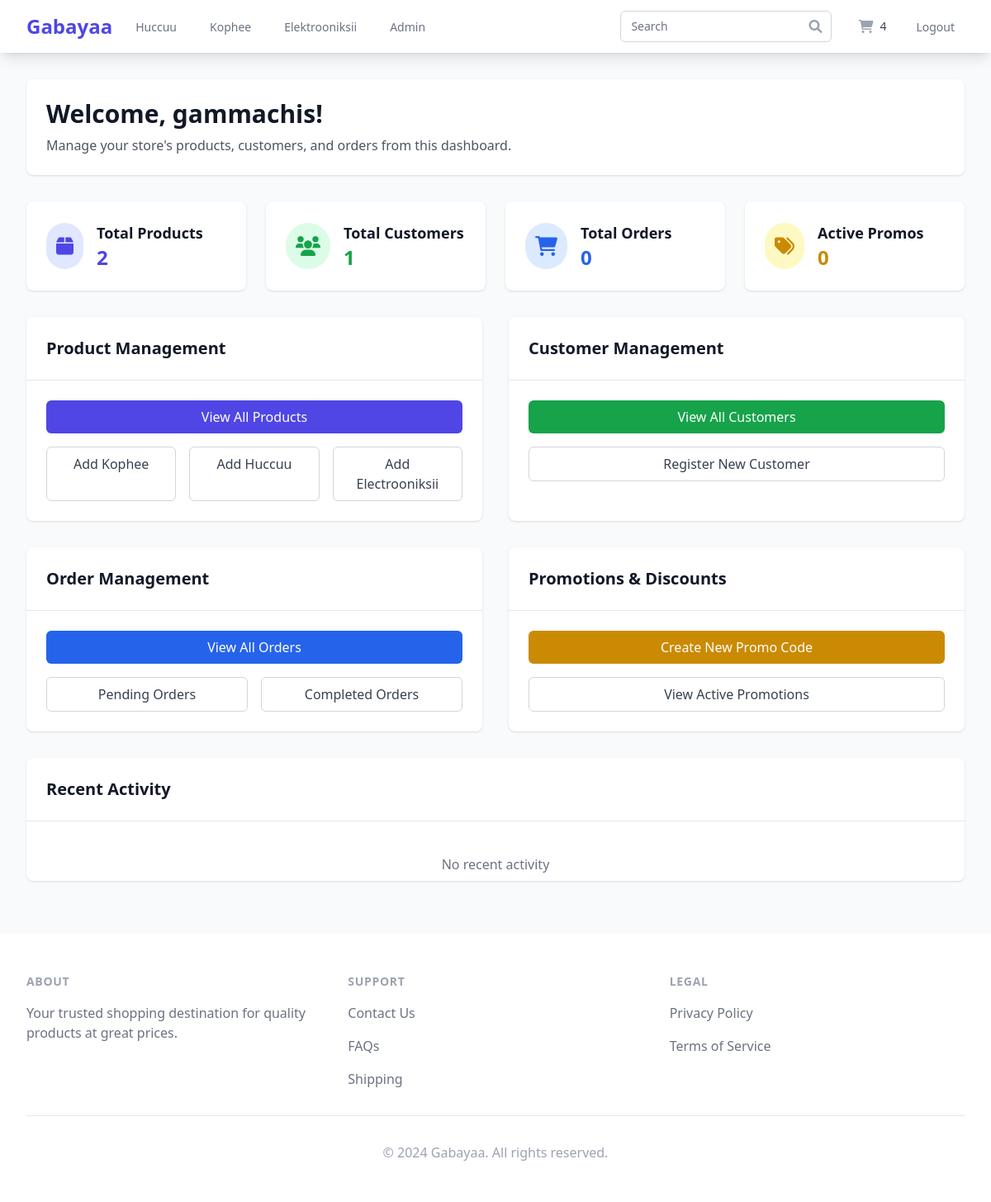
Page /manager (signed in) on the earlier database version.
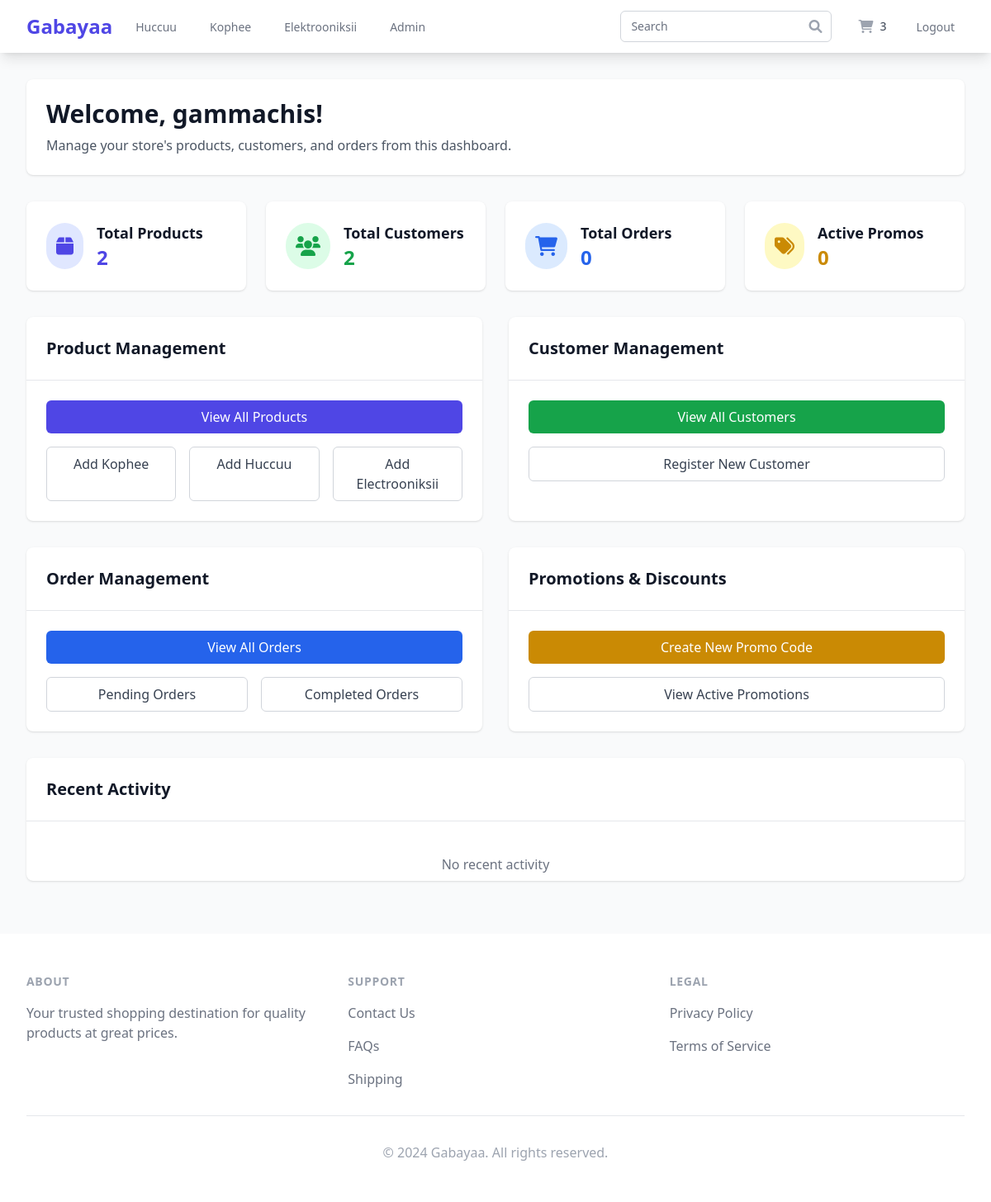
Same page on the later database version.
### dukkaana/models.py (models this page shows, shortened)
class Cart(models.Model):
    id = models.UUIDField(primary_key=True, default=uuid.uuid4, editable=False)
    user = models.ForeignKey(
        Customer,
        on_delete=models.CASCADE,
        related_name='carts',
        verbose_name=_('user'),
        blank=True,
        null=True,
    )
    session_key = models.CharField(
        max_length=40, null=True, blank=True, db_index=True)
    created_at = models.DateTimeField(_('created at'), auto_now_add=True)
    updated_at = models.DateTimeField(_('updated at'), auto_now=True)
    total_items = models.PositiveIntegerField(_('total items'), default=0)
    transaction_fee = models.DecimalField(
        _('transaction fee'),
        max_digits=10,
        decimal_places=2,
        default=0.00
    )
    total_price = models.DecimalField(
        _('total price'),
        max_digits=10,
        decimal_places=2,
        default=0.00
    )
    promo_code = models.ForeignKey(
        'PromoCode',
        on_delete=models.SET_NULL,
        null=True,
        blank=True,
        related_name='carts',
        verbose_name=_('promo code')
    )
    class Meta:
        verbose_name = _('cart')
        verbose_name_plural = _('carts')
        ordering = ['-created_at']

### dukkaana/views/authenticate_views.py (the view)
# urls.py: path('manager', authenticate_views.manager, name='manager'),
@superuser_required
def manager(request):
    try:
        context = {
            'total_products': Product.objects.count(),
            'total_customers': Customer.objects.count(),
            'total_orders': Order.objects.count(),
            'active_promos': PromoCode.objects.filter(is_active=True).count(),
            'recent_activities': []  # Optional
        }
        return render(request, 'auth/manager.html', context)
    except Exception as e:
        return render(request, 'error.html', {
            'error_message': _('An error occurred while loading the manager dashboard.')
        })

### dukkaana/context_processors.py (called while the page is built, shortened)
def cart_context(request):
    cart = None
    cart_items = []
    total_items = 0
    total_price = 0
    if request.user.is_authenticated:
        try:
            cart = Cart.objects.get(user=request.user)
            cart_items = CartItem.objects.filter(
                cart=cart).select_related('product')
            total_items = sum(item.quantity for item in cart_items)
            total_price = cart.total_price
        except Cart.DoesNotExist:
            pass
    return {
        'cart': cart,
        'cart_items': cart_items,
        'total_items': total_items,
        'total_price': total_price,
    }

### dukkaana/models.py (called while the page is built)
    def __str__(self):
        return self.username

### dukkaana/views/helper.py (called while the page is built)
def is_superuser(user):
    return user.is_authenticated and user.is_superuser

### gabayaa/dukkaana/templates/auth/manager.html (shortened to what the changed rows need)
{% extends 'base.html' %} {% block content %}
<div class="max-w-7xl mx-auto px-4 sm:px-6 lg:px-8 py-8">
  <div class="bg-white shadow rounded-lg p-6 mb-8">
    <h1 class="text-3xl font-bold text-gray-900 mb-2">
      Welcome, {{ request.user }}!
    </h1>
  </div>
  <div class="grid grid-cols-1 md:grid-cols-4 gap-6 mb-8">
    <div class="bg-white shadow rounded-lg p-6">
      <div class="flex items-center">
        <div class="ml-4">
          <h2 class="text-lg font-semibold text-gray-900">Total Products</h2>
        </div>
      </div>
    </div>
    <div class="bg-white shadow rounded-lg p-6">
      <div class="flex items-center">
        <div class="ml-4">
          <h2 class="text-lg font-semibold text-gray-900">Total Customers</h2>
          <p class="text-2xl font-bold text-green-600">{{ total_customers }}</p>
        </div>
      </div>
    </div>
    <div class="bg-white shadow rounded-lg p-6">
      <div class="flex items-center">
        <div class="ml-4">
          <h2 class="text-lg font-semibold text-gray-900">Total Orders</h2>
        </div>
      </div>
    </div>
    <div class="bg-white shadow rounded-lg p-6">
      <div class="flex items-center">
        <div class="ml-4">
          <h2 class="text-lg font-semibold text-gray-900">Active Promos</h2>
        </div>
      </div>
    </div>
  </div>
  <div class="grid grid-cols-1 md:grid-cols-2 gap-8">
    <div class="bg-white shadow rounded-lg overflow-hidden">
      <div class="p-6 border-b border-gray-200">
        <h2 class="text-xl font-semibold text-gray-900">Product Management</h2>
      </div>
    </div>
    <div class="bg-white shadow rounded-lg overflow-hidden">
      <div class="p-6 border-b border-gray-200">
        <h2 class="text-xl font-semibold text-gray-900">Customer Management</h2>
      </div>
    </div>
    <div class="bg-white shadow rounded-lg overflow-hidden">
      <div class="p-6 border-b border-gray-200">
        <h2 class="text-xl font-semibold text-gray-900">Order Management</h2>
      </div>
    </div>
    <div class="bg-white shadow rounded-lg overflow-hidden">
      <div class="p-6 border-b border-gray-200">
        <h2 class="text-xl font-semibold text-gray-900">
          Promotions & Discounts
        </h2>
      </div>
    </div>
  </div>
  <div class="mt-8 bg-white shadow rounded-lg overflow-hidden">
    <div class="p-6 border-b border-gray-200">
      <h2 class="text-xl font-semibold text-gray-900">Recent Activity</h2>
    </div>
  </div>
</div>
{% endblock %}

### gabayaa/dukkaana/templates/base.html (shortened to what the changed rows need)
<!DOCTYPE html>
<html lang="en">
  <head>
    <script src="https://cdn.tailwindcss.com"></script>
    <link
      rel="stylesheet"
      href="https://cdnjs.cloudflare.com/ajax/libs/font-awesome/6.0.0/css/all.min.css"
    />
  </head>
  <body class="bg-gray-50 min-h-screen flex flex-col">
    <nav class="bg-white shadow-lg">
      <div class="max-w-7xl mx-auto px-4 sm:px-6 lg:px-8">
        <div class="flex justify-between h-16">
          <div class="flex items-center">
            <div class="ml-4 flow-root lg:ml-6">
              <a
                href="{% url 'cart' %}"
                class="group -m-2 p-2 flex items-center"
              >
                <i
                  class="fas fa-shopping-cart text-gray-400 group-hover:text-gray-500"
                ></i>
                <span
                  class="ml-2 text-sm font-medium text-gray-700 group-hover:text-gray-800"
                  >{{ cart.total_items }}</span
                >
              </a>
            </div>
          </div>
        </div>
      </div>
    </nav>
    <main class="flex-grow">
       {% block content %}{% endblock %}
    </main>
  </body>
</html>

Differences in the rows shown:
changed Cart: total_items "4" → "3"
Other differences:
{{ total_customers }}: "1" → "2"
